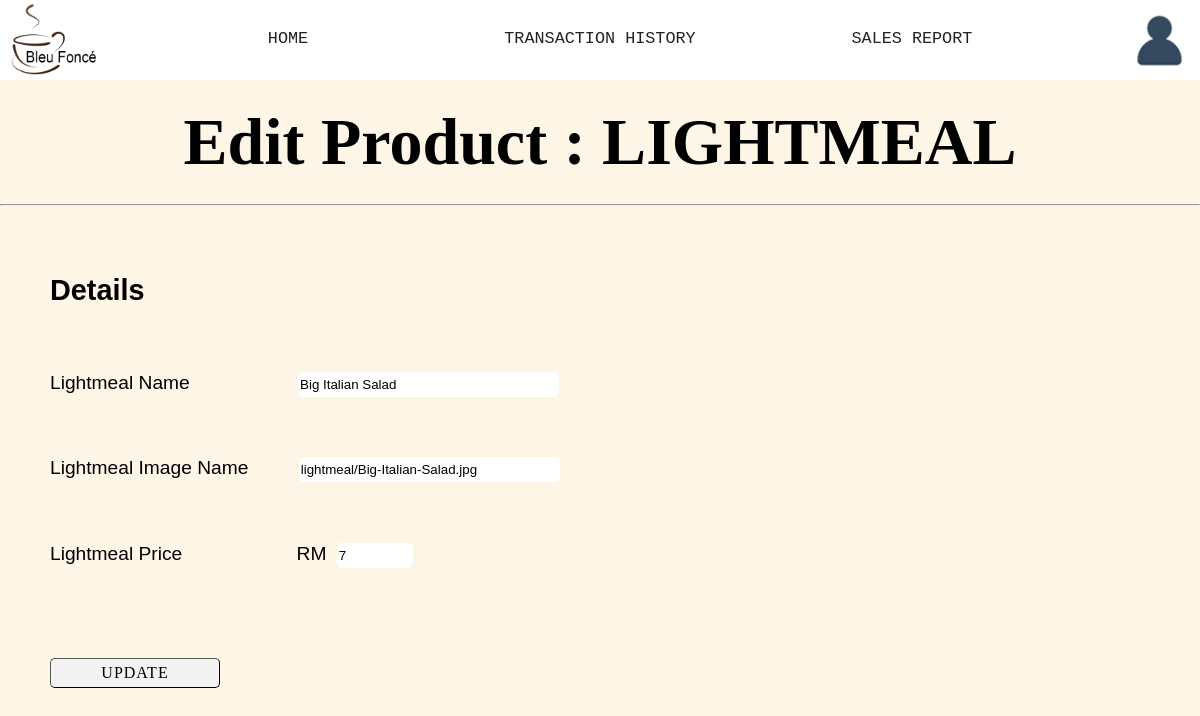
Page /ADMIN/A.Edit Lightmeal Form.php?edit&id=47898 on the committed database.
### tables this page shows
CREATE TABLE IF NOT EXISTS `menu_lightmeal` (
  `lmeal_ID` int(11) NOT NULL,
  `lmeal_name` varchar(100) NOT NULL,
  `lmeal_img_name` varchar(100) NOT NULL,
  `lmeal_price` double NOT NULL,
  PRIMARY KEY (`lmeal_ID`)
);

### ADMIN/A.Edit Lightmeal Form.php (the view, shortened to what this page needs)
<?php include("dataconnection.php")?>
<html>
<head>
</head>
<body>
	<?php include("A.header.php");?>
	<?php
		if(isset($_REQUEST["edit"]))
		{
			$id=$_REQUEST["id"];
			$update=true;
			$data="SELECT * FROM menu_lightmeal WHERE lmeal_id=$id";
			$result=mysqli_query($connect, $data);
			if(mysqli_num_rows($result)==1)
			{
				$row=mysqli_fetch_array($result);
				$name=$row["lmeal_name"];
				$img=$row["lmeal_img_name"];
				$price=$row["lmeal_price"];
			}
		}
	?>
	<h1>Edit Product : LIGHTMEAL</h1>
	<hr/>
	<br/><br/>
	<form method="post">
		<h2>Details</h2>
		<br/>
		<p id="name">
		<label>Lightmeal Name</label>
		<input type="text" name="lmeal_name" required size="30" maxlength="100" value="<?php echo $name; ?>"/>
		</p>
		<br/>
		<p id="img">
		<label>Lightmeal Image Name</label>
		<input type="text" name="lmeal_img_name" required size="30" maxlength="100" value="<?php echo $img; ?>"/>
		</p>
		<br/>
		<p id="price">
		<label>Lightmeal Price</label>
		<label style="margin-left:109px;">RM</label>
		<input type="number" name="lmeal_price" step="0.10" value="<?php echo $price; ?>" min="0.10" max="20" required />
		</p>
		<br/>
		<p id="subbtn">
		<?php if($update==true):?>
			<input type="submit" name="subbtn" value="UPDATE"/>
		<?php else: ?>
			<input type="submit" name="subbtn" value="SAVE"/>
		<?php endif ?>
		</p>
	</form>
</body>
</html>

### ADMIN/A.Edit Lightmeal Form.php (style rules this page uses)
body { background-color: #FDF5E6; }
h1 { text-align:center;font-size: 5.5vw;margin-top:2%;margin-bottom:2%; }
form { margin-left:50px; font-size:120%; }
#name input[type="text"] { border-style: none; height: 25px; margin-left: 103px; border-radius: 5px; }
#img input[type="text"] { border-style: none; height: 25px; margin-left: 45px; border-radius: 5px; }
#price input[type="number"] { border-style: none; height: 25px; margin-left:5px; border-radius: 5px; }
#subbtn input[type="submit"] { margin-top:30px; width: 170px; height:30px; letter-spacing: 1px; border-radius: 5px; border-width:1px; background-color:f2f2f2; font-size:16px; font-family:times new roman; }

### ADMIN/A.header.php (style rules this page uses)
body { margin: 0; font-family: Arial, Helvetica, sans-serif; background-color:#FDF5E6; margin-bottom:10%; }
h1 { font-family:times new roman; }

### rows in the picture
menu_lightmeal: lmeal_name "Big Italian Salad", lmeal_img_name "lightmeal/Big-Italian-Salad.jpg", lmeal_price "7"
